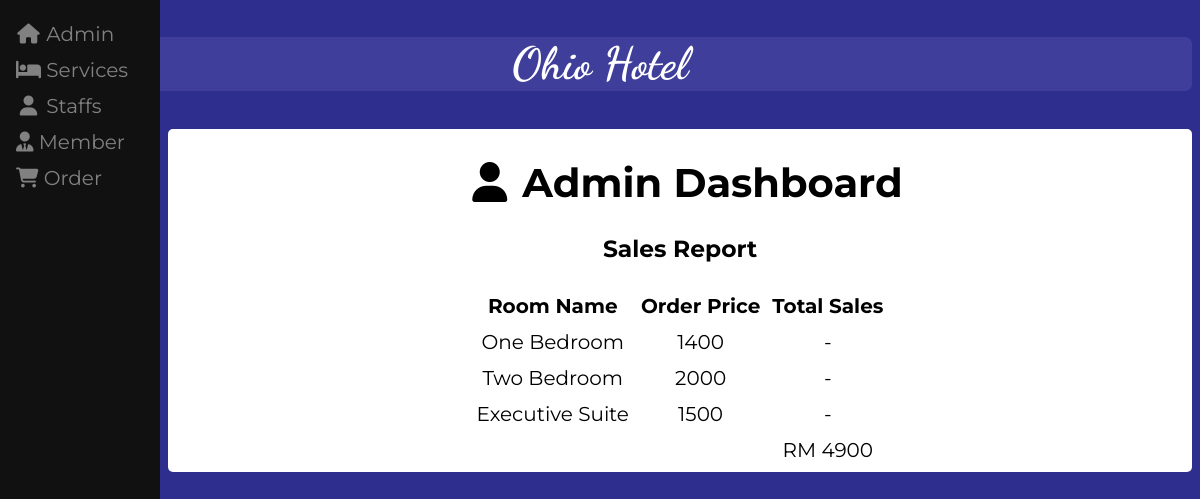
/admin/php/sales_report.php, run on the app's committed database.
### tables this page shows
CREATE TABLE `room_order` (
  `order_id` int(11) NOT NULL,
  `room_id` int(11) NOT NULL,
  `room_name` varchar(50) NOT NULL,
  `date_in` date NOT NULL,
  `date_out` date NOT NULL,
  `total_price` int(11) NOT NULL
);

### admin/php/sales_report.php (the view, shortened to what this page needs)
<!DOCTYPE html>
<html>
<head>
    <link rel="stylesheet" type="text/css" href="../css/admin.css" >
    <link rel="stylesheet" type="text/css" href="../css/mobile.css">
    <link rel="stylesheet" type="text/css" href="../css/service.css">
    <link rel="stylesheet" type="text/css" href="../css/sales_report.css">
    <link rel="stylesheet" href="https://cdnjs.cloudflare.com/ajax/libs/font-awesome/6.1.1/css/all.min.css">
</head>
<body>
    <header>
        <h2>Ohio Hotel</h2>
    </header>
    <div class="sidebar">
        <a href="../admin.html"><i class="fa fa-fw fa-home"></i> Admin</a>
        <a href="../service.html"><i class="fa-solid fa-bed"></i> Services</a>
        <a href="../staffs.html"><i class="fa fa-fw fa-user"></i> Staffs</a>
        <a href="../members.html"><i class="fa-solid fa-user-tie"></i> Member</a>
        <a href="../order.html"><i class="fa-solid fa-cart-shopping"></i> Order</a>
    </div>
    <div class="main">
        <div id="admindash">
            <h1><i class="fa-solid fa-user"></i>Admin Dashboard</h1>
            <h3>Sales Report</h3>
            <table>
                    <tr>
                        <th>Room Name</th>
                        <th>Order Price</th>
                        <th>Total Sales</th>
                     </tr>
                    <?php
                    include("dataconnection.php");
                    $query = "SELECT room_name, total_price FROM room_order";
                    $result = mysqli_query($connection, $query);
                    $grandTotal = 0;
                    while($row = mysqli_fetch_assoc($result))
                    {
                        $grandTotal += $row["total_price"];
                    ?>
                    <tr>
                        <td><?php echo $row["room_name"];?></td>
                        <td><?php echo $row["total_price"];?></td>
                        <td><?php echo "-"?></td>
                    </tr>
                    <?php
                    }
                    ?>
                    <tr>
                        <td></td>
                        <td></td>
                        <td><?php echo "RM " .$grandTotal;?></td>
                    </tr>
                </table>
        </div>
    </div>
</body>
</html>

### admin/css/admin.css (style rules this page uses)
* { box-sizing: border-box; }
body { color: black; background-color: rgb(46, 46, 143); font-family: 'Montserrat', sans-serif; }
header { margin: 5px 0px; padding: 0%; height: fit-content; text-align: center; color: white; background-color: rgb(63, 63, 155); font-size: 30px; font-family: 'Dancing Script', cursive; border-radius:7px; }
.sidebar { height: 100%; width: 160px; position: fixed; z-index: 1; top: 0; left: 0; background-color: #111; overflow-x: hidden; padding-top: 16px; text-align: left; }
.sidebar a { padding: 6px 8px 6px 16px; text-decoration: none; font-size: 20px; color: #818181; display: block; }
.main { text-align: center; margin-top: 5px; margin-left: 160px; padding: 3px 10px; background-color:white; border-radius: 5px; }
#admindash { font-size: 20px; }
#admindash i { padding: 0 15px; }

### admin/css/service.css (style rules this page uses)
th, td { padding: 5px; }

### admin/css/sales_report.css (style rules this page uses)
table { margin: 0 auto; }

### admin/php/sales_report.php (style rules this page uses)
table { margin: 0 auto; }
th, td { margin: 3px 16px; }

### data on the page
room_order: room_name "One Bedroom", total_price "1400"
room_order: room_name "Two Bedroom", total_price "2000"
room_order: room_name "Executive Suite", total_price "1500"

### other printed values
$grandTotal "4900"
